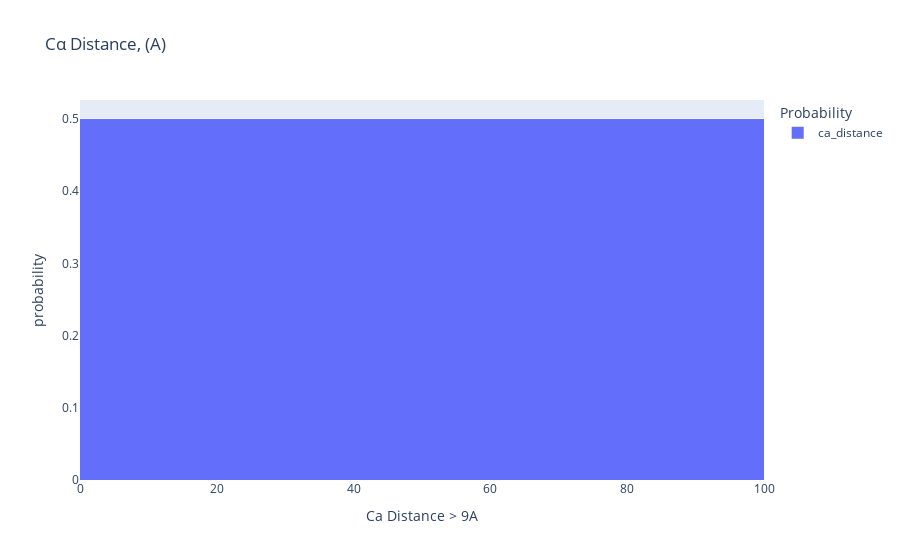

Here is the notebook cell this chart was saved with:
### Markdown cell above
As can be seen above, there were XXX structurally impossible disulfides in the entire dataset. Moving forward, the analysis will use Disulfides with $C_α$ - $C_α$ distances < $9Å$

### Code cell
import plotly_express as px
#title = r'$\text{C}_\alpha \text{Distance}$'
title = r'Cα Distance, (A)'

labels = {'value': 'Ca Distance > 9A', 'variable': 'Probability'}
fig = px.histogram(SS_df_Far['ca_distance'], histnorm='probability', 
                   labels=labels, title=title)
                   
fig.show()

### Figure 1 — Plotly figure (JSON) as saved in the notebook; plotly's stock layout.template omitted (floating-point values rounded to 4 significant figures)
{"data": [{"alignmentgroup": "True", "bingroup": "x", "histnorm": "probability", "hovertemplate": "Probability=ca_distance<br>Ca Distance > 9A=%{x}<br>probability=%{y}<extra></extra>", "legendgroup": "ca_distance", "marker": {"color": "#636efa", "pattern": {"shape": ""}}, "name": "ca_distance", "offsetgroup": "ca_distance", "orientation": "v", "showlegend": true, "type": "histogram", "x": [75.61, 29.42, 11.37, 11.37, 54.91, 12.59, 15.31, 64.93, 86.76, 61.47], "xaxis": "x", "yaxis": "y"}], "layout": {"barmode": "relative", "legend": {"title": {"text": "Probability"}, "tracegroupgap": 0}, "title": {"text": "Cα Distance, (A)"}, "xaxis": {"anchor": "y", "domain": [0, 1], "title": {"text": "Ca Distance > 9A"}}, "yaxis": {"anchor": "x", "domain": [0, 1], "title": {"text": "probability"}}}}
